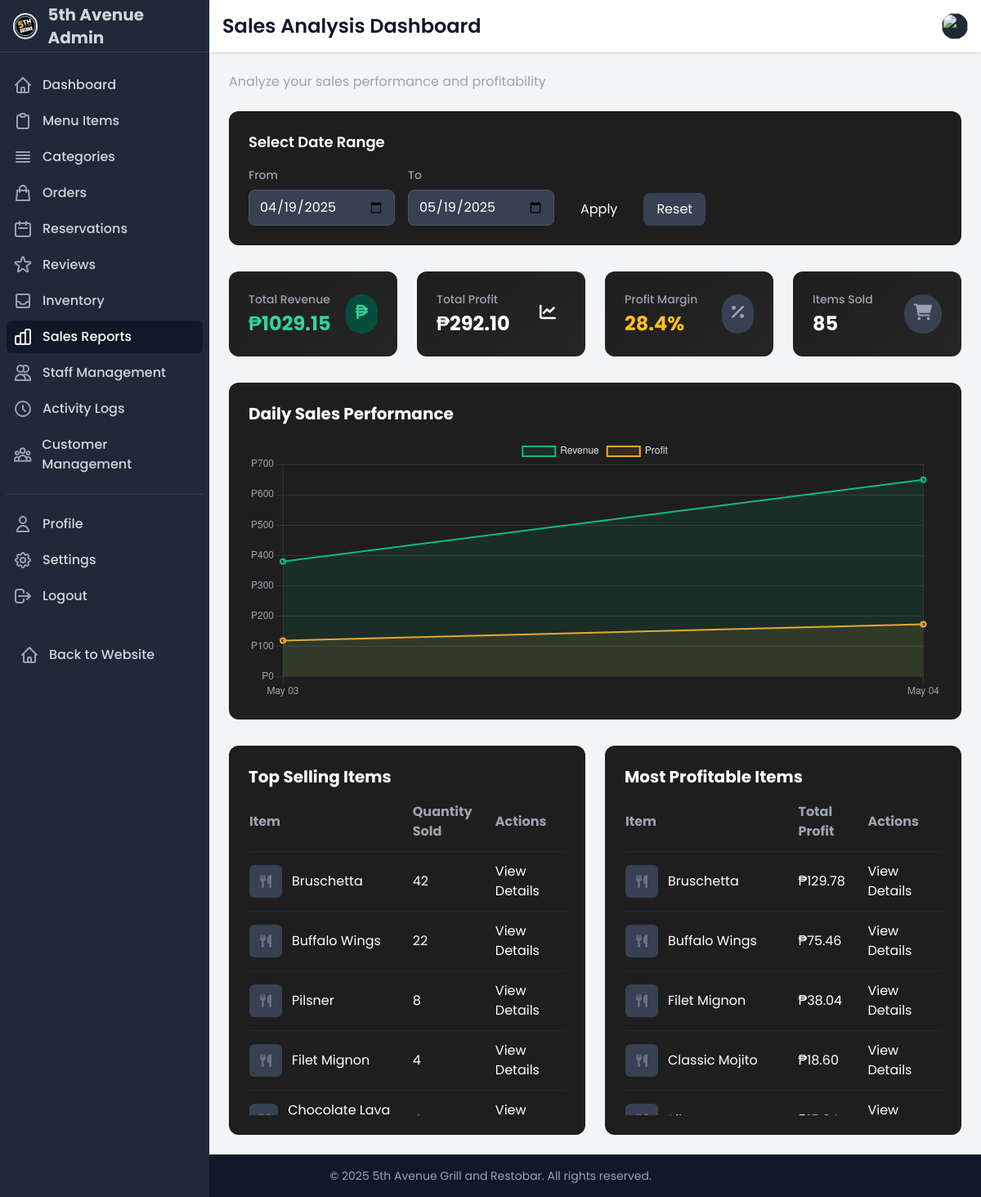
The page /dashboard/sales/ (signed in) on the database as committed earlier.
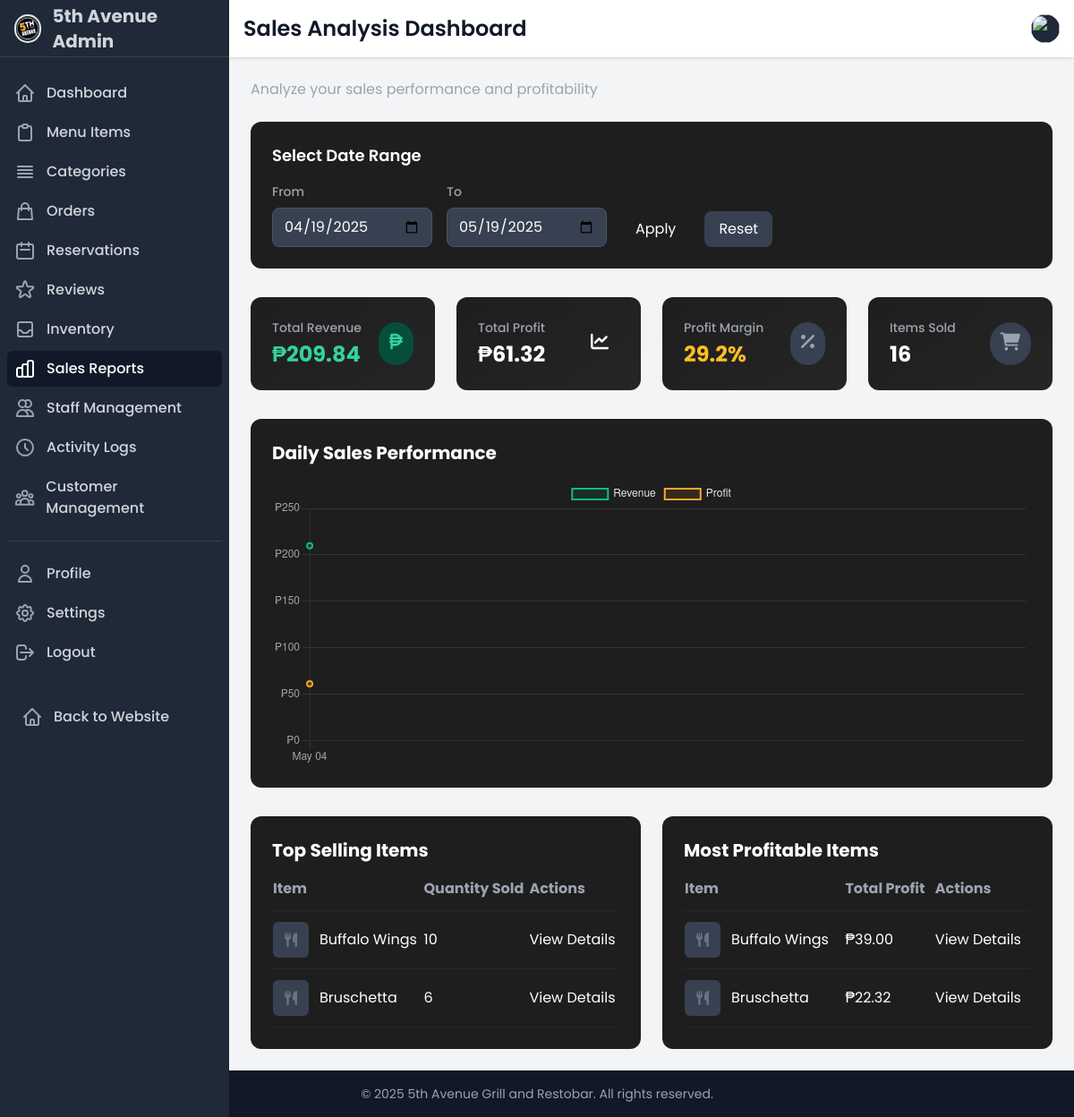
The same page on the database as committed later.
### ecommerce/models.py (models this page shows, shortened)
class MenuItem(models.Model):
    category = models.ForeignKey(Category, on_delete=models.SET_NULL, related_name='menu_items', null=True, blank=True)
    name = models.CharField(max_length=100)
    description = models.TextField()
    price = models.DecimalField(max_digits=10, decimal_places=2)
    image = models.ImageField(upload_to='menu_items/')
    is_available = models.BooleanField(default=True)
    is_featured = models.BooleanField(default=False)
    is_vegetarian = models.BooleanField(default=False)
    spice_level = models.PositiveSmallIntegerField(
        validators=[MinValueValidator(0), MaxValueValidator(5)],
        default=0
    )
    current_stock = models.PositiveIntegerField(default=0)
    stock_alert_threshold = models.PositiveIntegerField(default=10)
    cost_price = models.DecimalField(max_digits=10, decimal_places=2, default=0)
    created_at = models.DateTimeField(auto_now_add=True)
    updated_at = models.DateTimeField(auto_now=True)
    class Meta:
        ordering = ['category', 'name']

### ecommerce/inventory.py (the view)
# urls.py: path('dashboard/sales/', sales_dashboard, name='sales_dashboard'),
@login_required
def sales_dashboard(request):
    today = timezone.now().date()
    date_from = request.GET.get('date_from', (today - timedelta(days=30)).isoformat())
    date_to = request.GET.get('date_to', today.isoformat())
    sales_summaries = SalesSummary.objects.filter(
        date__gte=date_from,
        date__lte=date_to
    ).select_related('menu_item')
    total_revenue = sales_summaries.aggregate(Sum('revenue'))['revenue__sum'] or 0
    total_cost = sales_summaries.aggregate(Sum('cost'))['cost__sum'] or 0
    total_profit = sales_summaries.aggregate(Sum('profit'))['profit__sum'] or 0
    total_items_sold = sales_summaries.aggregate(Sum('quantity_sold'))['quantity_sold__sum'] or 0
    profit_margin = (total_profit / total_revenue * 100) if total_revenue > 0 else 0
    top_items = MenuItem.objects.annotate(
        total_sold=Sum('sales_summaries__quantity_sold', filter=Q(
            sales_summaries__date__gte=date_from,
            sales_summaries__date__lte=date_to
        ))
    ).filter(total_sold__gt=0).order_by('-total_sold')[:10]
    most_profitable = MenuItem.objects.annotate(
        total_profit=Sum('sales_summaries__profit', filter=Q(
            sales_summaries__date__gte=date_from,
            sales_summaries__date__lte=date_to
        ))
    ).filter(total_profit__gt=0).order_by('-total_profit')[:10]
    daily_sales = SalesSummary.objects.filter(
        date__gte=date_from,
        date__lte=date_to
    ).values('date').annotate(
        daily_revenue=Sum('revenue'),
        daily_profit=Sum('profit')
    ).order_by('date')
    context = {
        'date_from': date_from,
        'date_to': date_to,
        'total_revenue': total_revenue,
        'total_cost': total_cost,
        'total_profit': total_profit,
        'profit_margin': profit_margin,
        'total_items_sold': total_items_sold,
        'top_items': top_items,
        'most_profitable': most_profitable,
        'daily_sales': daily_sales,
        'active_section': 'sales'
    }
    return render(request, 'accounts/sales_dashboard.html', context)

### ecommerce/context_processors.py (called while the page is built, shortened)
def cart_processor(request):
    return {
        'cart_count': get_cart_count(request)
    }

def cashier_notification_processor(request):
    if not request.user.is_authenticated or not hasattr(request.user, 'staff_profile') or request.user.staff_profile.role != 'CASHIER':
        return {}

def customer_notification_processor(request):
    notifications = []
    return {
        'customer_notifications': notifications,
        'customer_notification_count': len(notifications)
    }

### ecommerce/templatetags/custom_filters.py (called while the page is built)
@register.filter
def currency(value):
    try:
        return f"₱{float(value):.2f}"
    except (ValueError, TypeError):
        return value

### ecommerce/views.py (called while the page is built)
def get_cart_count(request):
    if request.user.is_authenticated:
        try:
            cart = Cart.objects.get(user=request.user)
            return sum(item.quantity for item in cart.cart_items.all())
        except Cart.DoesNotExist:
            return 0
    else:
        cart = request.session.get('cart', {})
        return sum(cart.values())

### templates/accounts/sales_dashboard.html (shortened to what the changed rows need)
{% extends 'accounts/dashboard_base.html' %}
{% load math_filters %}
{% load custom_filters %}
{% block page_title %}Sales Analysis Dashboard{% endblock page_title %}
{% block content %}
<div class="space-y-8">
    <div class="grid grid-cols-1 md:grid-cols-2 lg:grid-cols-4 gap-6">
        <div class="stat-card p-6 rounded-lg">
            <div class="flex items-center justify-between">
                <div>
                    <h3 class="text-gray-400 text-sm font-medium">Total Revenue</h3>
                    <p class="text-2xl font-bold mt-1 text-green-400">{{ total_revenue|currency }}</p>
                </div>
            </div>
        </div>
        <div class="stat-card p-6 rounded-lg">
            <div class="flex items-center justify-between">
                <div>
                    <h3 class="text-gray-400 text-sm font-medium">Total Profit</h3>
                    <p class="text-2xl font-bold mt-1 text-food-gold">{{ total_profit|currency }}</p>
                </div>
            </div>
        </div>
        <div class="stat-card p-6 rounded-lg">
            <div class="flex items-center justify-between">
                <div>
                    <h3 class="text-gray-400 text-sm font-medium">Profit Margin</h3>
                    <p class="text-2xl font-bold mt-1 {% if profit_margin > 30 %}text-green-400{% elif profit_margin > 15 %}text-yellow-400{% else %}text-red-400{% endif %}">
                        {{ profit_margin|floatformat:1 }}%
                    </p>
                </div>
            </div>
        </div>
        <div class="stat-card p-6 rounded-lg">
            <div class="flex items-center justify-between">
                <div>
                    <h3 class="text-gray-400 text-sm font-medium">Items Sold</h3>
                    <p class="text-2xl font-bold mt-1">{{ total_items_sold }}</p>
                </div>
            </div>
        </div>
    </div>
    <div class="card p-6">
        <h2 class="text-xl font-bold mb-4">Daily Sales Performance</h2>
        <div class="h-80">
            <canvas id="salesChart"></canvas>
        </div>
    </div>
    <div class="grid grid-cols-1 md:grid-cols-2 gap-6">
        <div class="card p-6">
            <h2 class="text-xl font-bold mb-4">Top Selling Items</h2>
            <div class="overflow-y-auto max-h-96">
                <table class="w-full">
                    <thead>
                        <tr class="text-left text-gray-400 border-b border-gray-800">
                            <th class="pb-3">Item</th>
                            <th class="pb-3">Quantity Sold</th>
                            <th class="pb-3">Actions</th>
                        </tr>
                    </thead>
                    <tbody>
                        {% for item in top_items %}
                        <tr class="border-b border-gray-800">
                            <td class="py-3">
                                <div class="flex items-center">
                                    {% if item.image %}
                                    <img src="{{ item.image.url }}" alt="{{ item.name }}" class="w-10 h-10 rounded-md object-cover mr-3">
                                    {% else %}
                                    <div class="w-10 h-10 rounded-md bg-gray-700 mr-3 flex items-center justify-center">
                                        <i class="fas fa-utensils text-gray-500"></i>
                                    </div>
                                    {% endif %}
                                    <span>{{ item.name }}</span>
                                </div>
                            </td>
                            <td class="py-3">{{ item.total_sold }}</td>
                            <td class="py-3">
                                <a href="{% url 'item_sales_history' item.id %}" class="text-food-gold hover:text-food-gold-light">
                                    View Details
                                </a>
                            </td>
                        </tr>
                        {% empty %}
                        <tr>
                            <td colspan="3" class="py-4 text-center text-gray-500">No data available</td>
                        </tr>
                        {% endfor %}
                    </tbody>
                </table>
            </div>
        </div>
        <div class="card p-6">
            <h2 class="text-xl font-bold mb-4">Most Profitable Items</h2>
            <div class="overflow-y-auto max-h-96">
                <table class="w-full">
                    <thead>
                        <tr class="text-left text-gray-400 border-b border-gray-800">
                            <th class="pb-3">Item</th>
                            <th class="pb-3">Total Profit</th>
                            <th class="pb-3">Actions</th>
                        </tr>
                    </thead>
                    <tbody>
                        {% for item in most_profitable %}
                        <tr class="border-b border-gray-800">
                            <td class="py-3">
                                <div class="flex items-center">
                                    {% if item.image %}
                                    <img src="{{ item.image.url }}" alt="{{ item.name }}" class="w-10 h-10 rounded-md object-cover mr-3">
                                    {% else %}
                                    <div class="w-10 h-10 rounded-md bg-gray-700 mr-3 flex items-center justify-center">
                                        <i class="fas fa-utensils text-gray-500"></i>
                                    </div>
                                    {% endif %}
                                    <span>{{ item.name }}</span>
                                </div>
                            </td>
                            <td class="py-3">{{ item.total_profit|currency }}</td>
                            <td class="py-3">
                                <a href="{% url 'item_sales_history' item.id %}" class="text-food-gold hover:text-food-gold-light">
                                    View Details
                                </a>
                            </td>
                        </tr>
                        {% empty %}
                        <tr>
                            <td colspan="3" class="py-4 text-center text-gray-500">No data available</td>
                        </tr>
                        {% endfor %}
                    </tbody>
                </table>
            </div>
        </div>
    </div>
</div>
{% endblock content %}

Rows that differ between the two databases and show on the page:
no longer on this page (row edited): MenuItem: name "Pilsner", total_sold "8"
no longer on this page (row edited): MenuItem: name "Filet Mignon", total_sold "4", total_profit "₱38.04"
no longer on this page (row edited): MenuItem: name "Chocolate Lava…", shown under "Top Selling Items"
no longer on this page (row edited): MenuItem: name "Classic Mojito", total_profit "₱18.60", shown under "Most Profitable Items"
changed MenuItem "Buffalo Wings": total_sold "22" → "10"; total_profit "₱75.46" → "₱39.00"; moves up the list
changed MenuItem "Bruschetta": total_sold "42" → "6"; total_profit "₱129.78" → "₱22.32"
Other text that changed with them:
{{ total_revenue|currency }}: "₱1029.15" → "₱209.84"
{{ total_profit|currency }}: "₱292.10" → "₱61.32"
{{ profit_margin|floatformat:1 }}: "28.4" → "29.2"
{{ total_items_sold }}: "85" → "16"
chart data {{ day.daily_revenue|floatformat:2 }}: 379.61, 649.54 → 209.84
chart data {{ day.daily_profit|floatformat:2 }}: 119.12, 172.98 → 61.32
